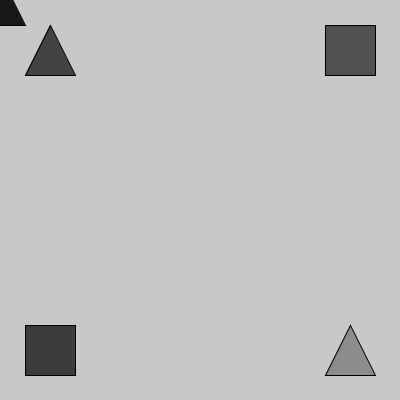
Frame 1 (no input)
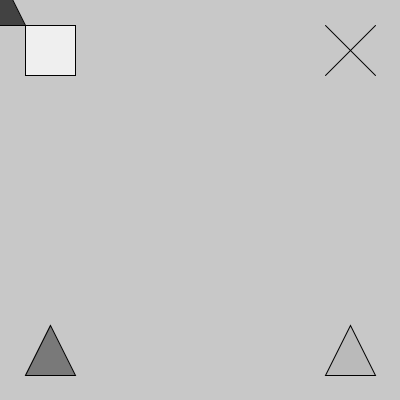
Frame 60 (the mouse pressed at the canvas centre just before this capture)
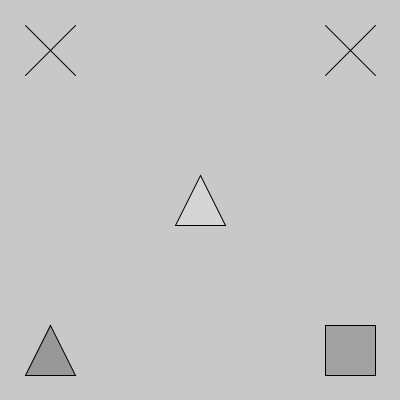
Frame 120 (the mouse held since frame 60 and released just before this capture)

The Processing sketch that drew these frames (run headless with seeded random() and noise(); from frame 60 on, the mouse is pressed at the canvas centre):

// Processing sketch: processing_42040
// ── processing_42040.pde

int randomShape;
int randomColor;

void setup(){
  frameRate(12);
  size(400, 400);
  noCursor();
}

void draw(){
  background(200);
  
  // four corners shapes
  for(int xPos=0; xPos<2; xPos++){
    for(int yPos=0; yPos<2; yPos++){
      int x= xPos*300+50;
      int y= yPos*300+50;
      randomShape = int(random(0, 3));
      randomColor = int(random(0, 255));
      drawShape(randomShape, x, y, 50, 50, randomColor);
    }
  }
  
  // draw mouse shapes
  randomShape = int(random(0, 3));
  randomColor = int(random(0, 255));
  drawShape(randomShape, mouseX, mouseY, 50, 50, randomColor);
}

void drawShape(int shapeType, float centerX, float centerY, float sizeX, float sizeY, color C){
  fill(C);
  
  if(shapeType == 0){
    line(centerX-sizeX/2, centerY-sizeY/2, centerX+sizeX/2, centerY+sizeY/2);
    line(centerX-sizeX/2, centerY+sizeY/2, centerX+sizeX/2, centerY-sizeY/2);
  }
  if(shapeType == 1){
    triangle(centerX, centerY-sizeY/2, centerX+sizeX/2, centerY+sizeY/2, centerX-sizeX/2, centerY+sizeY/2);
  }
  if(shapeType == 2){
    rectMode(CENTER);
    rect(centerX, centerY, sizeX, sizeY);
  }
  if(shapeType == 3){
    ellipse(centerX, centerY, sizeX, sizeY);
  }
}
